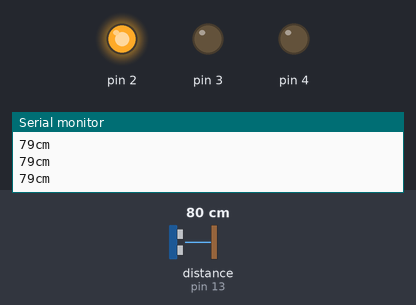
Bench run of a sketch on a simulated Arduino Uno, built with avr-gcc and run on an emulated ATmega328P. Shown: output pins drawn as LEDs (lit = HIGH), the last lines printed to the serial monitor. Wiring (inferred from the names in the program): ultrasonic range finder: trigger pin 12; echo pin 13. Inputs (shaded band) come from the test bench; at power-on: distance to the obstacle (sensor on pin 13) 80 cm. The echo pulse lasts 58.3 µs per cm; pins used as bus, display or sensor lines are not drawn.

Above: at 1.2 s.
1.3 s: distance to the obstacle (sensor on pin 13) set to 36 cm
4.3 s: distance to the obstacle (sensor on pin 13) set to 28 cm
At 5.0 s:
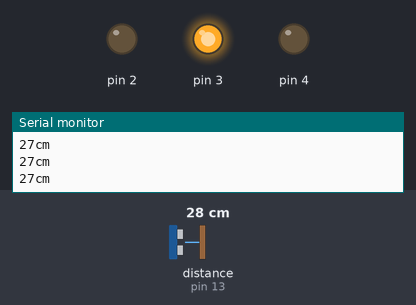
5.8 s: distance to the obstacle (sensor on pin 13) set to 12 cm
8.8 s: distance to the obstacle (sensor on pin 13) set to 9 cm
At 9.6 s:
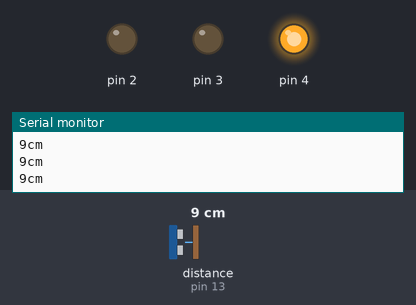
10.3 s: distance to the obstacle (sensor on pin 13) set to 18 cm
At 10.6 s:
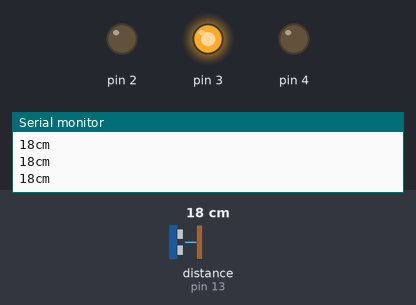
11.8 s: distance to the obstacle (sensor on pin 13) set to 2 cm
At 12.9 s:
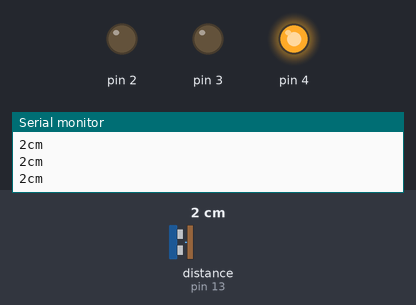
Timing chart, 0 to 14.3 s (numbered marks = the images above; inputs shaded):
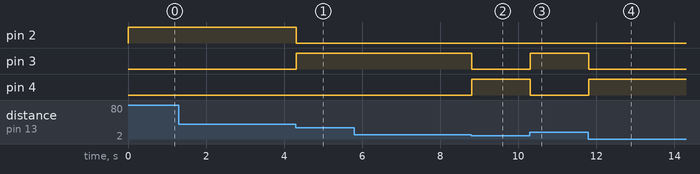

Measured:
- the behaviour switches between 32 and 31 cm on distance to the obstacle (sensor on pin 13) (found by bisection; images 0 and 1)
- the behaviour switches between 11 and 10 cm on distance to the obstacle (sensor on pin 13) (found by bisection; images 1 and 2)
- after the input at 4.3 s, pin 2: HIGH → LOW at once; pin 3: LOW → HIGH at once
- after the input at 8.8 s, pin 3: HIGH → LOW at once; pin 4: LOW → HIGH at once
- after the input at 10.3 s, pin 3: LOW → HIGH at once; pin 4: HIGH → LOW at once
- after the input at 11.8 s, pin 3: HIGH → LOW at once; pin 4: LOW → HIGH at once

The sketch:

3.8-Distance_Sensing.ino
```cpp
 /*
    Ultrasonic sensor Pins:
        VCC: +5VDC
        Trig : Trigger (INPUT) - Pin11
        Echo: Echo (OUTPUT) - Pin 12
        GND: GND
 */

int trigPin = 12;    // Trigger
int echoPin = 13;    // Echo
long duration, cm;

void setup() {
  //Serial Port begin
  Serial.begin (9600);
  //Define inputs and outputs
  pinMode(trigPin, OUTPUT);
  pinMode(echoPin, INPUT);

  //leds
  pinMode(2,OUTPUT);
  pinMode(3,OUTPUT);
  pinMode(4,OUTPUT);


}

void loop() {
  // The sensor is triggered by a HIGH pulse of 10 or more microseconds.
  // Give a short LOW pulse beforehand to ensure a clean HIGH pulse:
  digitalWrite(trigPin, LOW);
  delayMicroseconds(5);
  digitalWrite(trigPin, HIGH);
  delayMicroseconds(10);
  digitalWrite(trigPin, LOW);

  // Read the signal from the sensor: a HIGH pulse whose
  // duration is the time (in microseconds) from the sending
  // of the ping to the reception of its echo off of an object.
  pinMode(echoPin, INPUT);
  duration = pulseIn(echoPin, HIGH);

  // Convert the time into a distance
  cm = (duration/2) / 29.1;     // Divide by 29.1 or multiply by 0.0343


  Serial.print(cm);
  Serial.print("cm");
  Serial.println();


  if(cm > 30){
    digitalWrite(2,HIGH);
    digitalWrite(3,LOW);
    digitalWrite(4,LOW);

  }else if(cm > 10){
    digitalWrite(2,LOW);
    digitalWrite(3,HIGH);
    digitalWrite(4,LOW);

  }else if(cm < 10){
    digitalWrite(2,LOW);
    digitalWrite(3,LOW);
    digitalWrite(4,HIGH);  }


}
```
